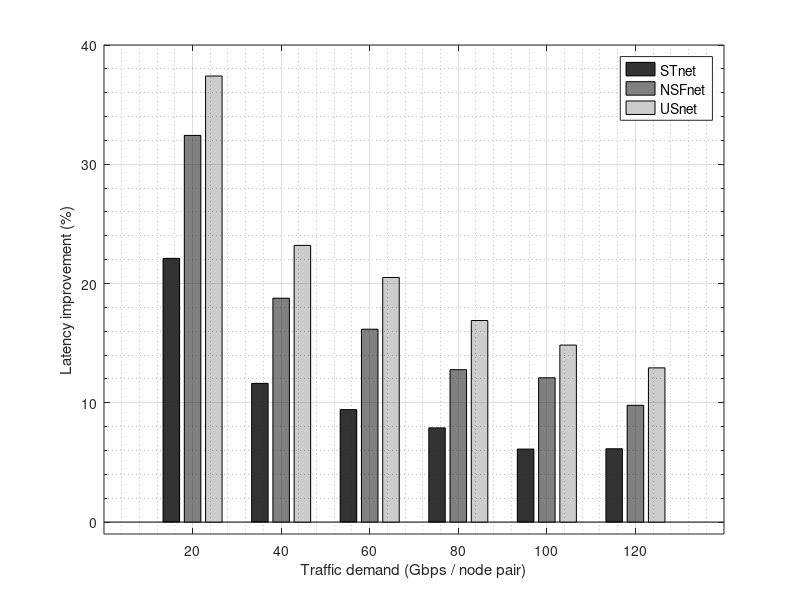

MATLAB code for this plot:
%graphics_toolkit('qt');

% ---- Set figure appearance ----
%set(gcf, 'Color', 'w');                     % white background
%set(gca, 'FontSize', 14, 'LineWidth', 1.0);
box on;
grid on;

## ComparePower6nodes_labels_final.m
close all; clf; clear; clc;
%figure(1, 'position',[100,100,700,700]);

%close all; clear; clc;
%graphics_toolkit('gnuplot')
%graphics_toolkit('qt')
%graphics_toolkit('fltk')

%figure('position', [100, 100, 1200, 800])  % Larger figure = finer detail
%set(gca, 'FontSize', 14, 'LineWidth', 1.0)


% Data
STnet = [0.2211 0.1163 0.0943 0.0790 0.0612 0.0615];
NSFnet = [0.3242 0.1877 0.1617 0.1278 0.1210 0.0979];
USnet = [0.3740 0.2320 0.2051 0.1690 0.1484 0.1293];

% Convert to percentage
data = [STnet; NSFnet; USnet]';
data_pct = data * 100;

% Grayscale colors
colors = [0.2 0.2 0.2; 0.5 0.5 0.5; 0.8 0.8 0.8];  % dark to light gray

% Create grouped bar chart
h = bar(data_pct, 'grouped');

ylim([-1 40])
% Set the y-axis with minor gridlines
set(gca, 'YMinorTick', 'on'); % Turn on minor ticks
set(gca, 'YGrid', 'on');      % Enable grid for the y-axis
set(gca, 'YMinorGrid', 'on'); % Enable minor gridlines
grid on;

% Labels and title

lg=legend('STnet', 'NSFnet', 'USnet');

xlabel('Traffic demand (Gbps / node pair)');
ylabel('Latency improvement (%)');

% Apply grayscale colors
for i = 1:numel(h)
    set(h(i), 'FaceColor', colors(i, :));
end

% Get actual X positions for labeling
x = get(h(1), 'XData');

% Set custom X-axis labels
xticks(x);
xticklabels({'20', '40', '60', '80', '100', '120'});


%drawnow;
%pause(0.05);

% --- Trim borders and export ---
set(gca,'LooseInset',get(gca,'TightInset'));
set(gca, 'Position', [0.08 0.08 0.88 0.88]);

set(lg, 'FontSize', 10);
set(1, 'position', [200, 200, 1000, 750]);
drawnow;
print('U:\My Drive\DELISTAVROU_KONSTANTINOS\2025-07 Journal\_rev2graphsGNUoctave\Fig10.png', '-dpng', '-r300'); % 300 DPI



